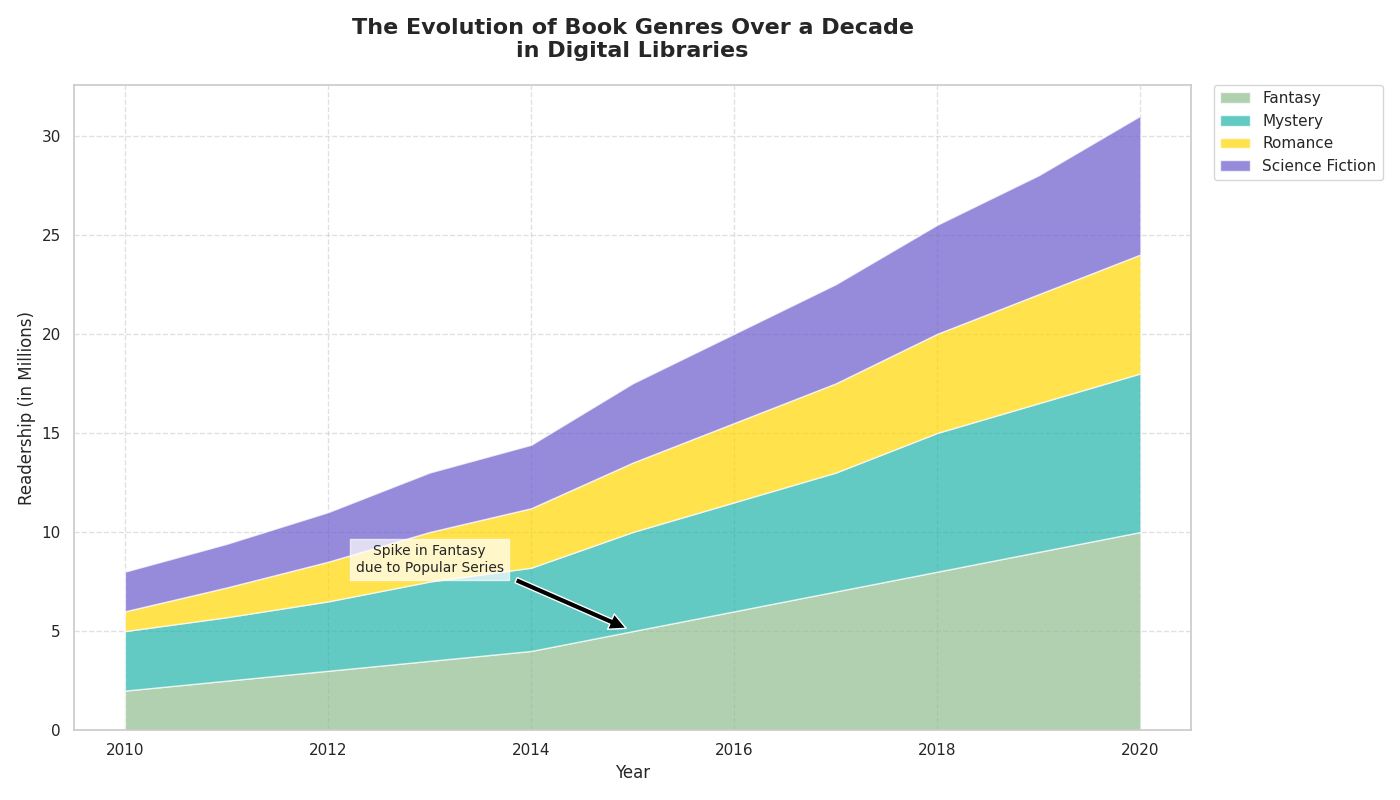

Recreate this plot in Python.
import matplotlib.pyplot as plt
import numpy as np

# Years from 2010 to 2020
years = np.arange(2010, 2021)

# Fictional readership data in millions for each genre
fantasy_readership = [2, 2.5, 3, 3.5, 4, 5, 6, 7, 8, 9, 10]
mystery_readership = [3, 3.2, 3.5, 4, 4.2, 5, 5.5, 6, 7, 7.5, 8]
romance_readership = [1, 1.5, 2, 2.5, 3, 3.5, 4, 4.5, 5, 5.5, 6]
sci_fi_readership = [2, 2.2, 2.5, 3, 3.2, 4, 4.5, 5, 5.5, 6, 7]

# Compile the data into a matrix for stacking
readership_data = np.vstack([fantasy_readership, mystery_readership, romance_readership, sci_fi_readership])

# Genre labels
genres = ['Fantasy', 'Mystery', 'Romance', 'Science Fiction']

# Plotting the stacked area chart
fig, ax = plt.subplots(figsize=(14, 8))

# Plot setup
ax.stackplot(years, readership_data, labels=genres, colors=['#8fbc8f', '#20b2aa', '#ffd700', '#6a5acd'], alpha=0.7)

# Titles and labels
ax.set_title('The Evolution of Book Genres Over a Decade\nin Digital Libraries', fontsize=16, fontweight='bold', pad=20)
ax.set_xlabel('Year', fontsize=12)
ax.set_ylabel('Readership (in Millions)', fontsize=12)

# Customize grid
ax.grid(linestyle='--', alpha=0.6)

# Adding a legend
ax.legend(loc='upper left', frameon=True, bbox_to_anchor=(1.02, 1), borderaxespad=0)

# Annotate significant changes or trends
ax.annotate('Spike in Fantasy\ndue to Popular Series', xy=(2015, 5), xytext=(2013, 8),
            arrowprops=dict(facecolor='black', shrink=0.05), fontsize=10, ha='center', bbox=dict(facecolor='white', alpha=0.7))

# Adjust layout to prevent overlapping elements
plt.tight_layout()

# Show the plot
plt.show()
